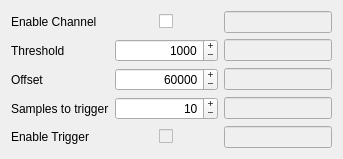
     <widget class="QWidget" name="tabChannel3">
      <attribute name="title">
       <string>Channel 3</string>
      </attribute>
      <layout class="QGridLayout" name="gridLayout_5">
       <item row="0" column="0">
        <widget class="QLabel" name="labEnableChannel_4">
         <property name="text">
          <string>Enable Channel</string>
         </property>
        </widget>
       </item>
       <item row="0" column="1" alignment="Qt::AlignHCenter">
        <widget class="QCheckBox" name="cbEnableChannelCh3Input">
         <property name="text">
          <string/>
         </property>
        </widget>
       </item>
       <item row="0" column="2">
        <widget class="QLineEdit" name="ledEnableChannelCh3Output">
         <property name="enabled">
          <bool>false</bool>
         </property>
         <property name="focusPolicy">
          <enum>Qt::NoFocus</enum>
         </property>
         <property name="alignment">
          <set>Qt::AlignRight|Qt::AlignTrailing|Qt::AlignVCenter</set>
         </property>
        </widget>
       </item>
       <item row="1" column="0">
        <widget class="QLabel" name="labThreshold_4">
         <property name="text">
          <string>Threshold</string>
         </property>
        </widget>
       </item>
       <item row="1" column="1">
        <widget class="QSpinBox" name="ledThresholdCh3Input">
         <property name="alignment">
          <set>Qt::AlignRight|Qt::AlignTrailing|Qt::AlignVCenter</set>
         </property>
         <property name="buttonSymbols">
          <enum>QAbstractSpinBox::PlusMinus</enum>
         </property>
         <property name="text" stdset="0">
          <string>1000</string>
         </property>
         <property name="maximum">
          <number>16383</number>
         </property>
         <property name="value">
          <number>1000</number>
         </property>
        </widget>
       </item>
       <item row="1" column="2">
        <widget class="QLineEdit" name="ledThresholdCh3Output">
         <property name="enabled">
          <bool>false</bool>
         </property>
         <property name="focusPolicy">
          <enum>Qt::NoFocus</enum>
         </property>
         <property name="alignment">
          <set>Qt::AlignRight|Qt::AlignTrailing|Qt::AlignVCenter</set>
         </property>
        </widget>
       </item>
       <item row="2" column="0">
        <widget class="QLabel" name="labOffset_4">
         <property name="text">
          <string>Offset</string>
         </property>
        </widget>
       </item>
       <item row="2" column="1">
        <widget class="QSpinBox" name="ledOffsetCh3Input">
         <property name="alignment">
          <set>Qt::AlignRight|Qt::AlignTrailing|Qt::AlignVCenter</set>
         </property>
         <property name="buttonSymbols">
          <enum>QAbstractSpinBox::PlusMinus</enum>
         </property>
         <property name="text" stdset="0">
          <string>60000</string>
         </property>
         <property name="maximum">
          <number>65535</number>
         </property>
         <property name="value">
          <number>60000</number>
         </property>
        </widget>
       </item>
       <item row="2" column="2">
        <widget class="QLineEdit" name="ledOffsetCh3Output">
         <property name="enabled">
          <bool>false</bool>
         </property>
         <property name="focusPolicy">
          <enum>Qt::NoFocus</enum>
         </property>
         <property name="alignment">
          <set>Qt::AlignRight|Qt::AlignTrailing|Qt::AlignVCenter</set>
         </property>
        </widget>
       </item>
       <item row="3" column="0">
        <widget class="QLabel" name="labSamplesToTrigger_4">
         <property name="text">
          <string>Samples to trigger</string>
         </property>
        </widget>
       </item>
       <item row="3" column="1">
        <widget class="QSpinBox" name="ledSamplesToTriggerCh3Input">
         <property name="minimumSize">
          <size>
           <width>103</width>
           <height>0</height>
          </size>
         </property>
         <property name="alignment">
          <set>Qt::AlignRight|Qt::AlignTrailing|Qt::AlignVCenter</set>
         </property>
         <property name="buttonSymbols">
          <enum>QAbstractSpinBox::PlusMinus</enum>
         </property>
         <property name="text" stdset="0">
          <string>10</string>
         </property>
         <property name="maximum">
          <number>4095</number>
         </property>
         <property name="value">
          <number>10</number>
         </property>
        </widget>
       </item>
       <item row="3" column="2">
        <widget class="QLineEdit" name="ledSamplesToTriggerCh3Output">
         <property name="enabled">
          <bool>false</bool>
         </property>
         <property name="focusPolicy">
          <enum>Qt::NoFocus</enum>
         </property>
         <property name="alignment">
          <set>Qt::AlignRight|Qt::AlignTrailing|Qt::AlignVCenter</set>
         </property>
        </widget>
       </item>
       <item row="4" column="0">
        <widget class="QLabel" name="labEnableTrigger_4">
         <property name="text">
          <string>Enable Trigger</string>
         </property>
        </widget>
       </item>
       <item row="4" column="1" alignment="Qt::AlignHCenter">
        <widget class="QCheckBox" name="cbEnableTriggerCh3Input">
         <property name="enabled">
          <bool>false</bool>
         </property>
         <property name="text">
          <string/>
         </property>
        </widget>
       </item>
       <item row="4" column="2">
        <widget class="QLineEdit" name="ledEnableTriggerCh3Output">
         <property name="enabled">
          <bool>false</bool>
         </property>
         <property name="focusPolicy">
          <enum>Qt::NoFocus</enum>
         </property>
         <property name="alignment">
          <set>Qt::AlignRight|Qt::AlignTrailing|Qt::AlignVCenter</set>
         </property>
        </widget>
       </item>
      </layout>
     </widget>
